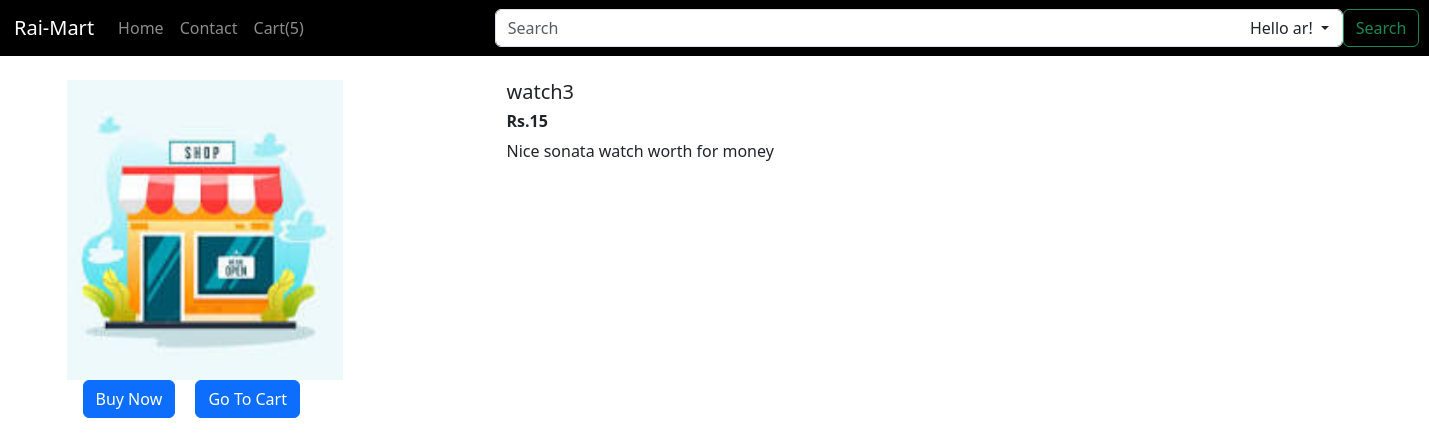
The page /home/products/5 (signed in) on the database its author committed.
### home/models.py (models this page shows, shortened)
class Product(models.Model):
    product_id = models.AutoField
    product_name = models.CharField(max_length=50)
    category = models.CharField(max_length=50, default="")
    subcategory = models.CharField(max_length=50, default="")
    price = models.IntegerField(default=0)
    desc = models.CharField(max_length=300)
    pub_date = models.DateField()
    image = models.ImageField(upload_to='home/images', default="")

### home/views.py (the view)
# urls.py: path('home/products/<int:myid>',views.products,name="products"),
def products(request,myid):
    user = request.user
    product = Product.objects.filter(id=myid)
    prodList = []
    items_In_cartProd = CartProd.objects.filter(user=user)
    if request.path == reverse('home'):
        return HttpResponseRedirect(reverse('home'))
    for item in items_In_cartProd:
        itemJson = item.itemJson.strip()
        if itemJson:
            data = json.loads(itemJson)
        else:
            data = {}
        for key in data:
            prodId = key
            prodList.append({"prodId":prodId})
    fname = request.session.get('fname')
    return render(request,'products.html',{'product':product[0], 'prodList':json.dumps(prodList),'fname':fname})

### templates/products.html (shortened to what this page needs)
{% extends 'basic.html' %}
{% block body %}
<div class="container my-4">
    <div class="row">
        <div class="col-md-4">
            <div class="row" >
                <img style="height: 300px; width: 300px;" src="/media/{{product.image}}" id="imgpr{{product.id}}" width="233px" height="385px">
            </div>
            <div class="col">
                <button data-image="/media/{{product.image}}" data-price="{{product.price}}"
                    data-product-name="{{product.product_name}}" data-description="{{product.desc}}"
                    id="buypr{{product.id}}" class="btn btn-primary mx-3 buy">Buy
                    Now</button>
                <span id="divpr{{product.id}}"></span>
            </div>
        </div>
        <div class="col-md-8">
            <h5 id="namepr{{product.id}}">{{product.product_name}}</h5>
            <h6 id="pricepr{{product.id}}"><b>Rs.{{product.price}}</b></h6>
            <p id="descpr{{product.id}}">{{product.desc}}</p>
        </div>
    </div>
</div>
{% endblock %}

### rows shown on the page
Product: image (picture), product_name "watch3", price "15", desc "Nice sonata watch worth for money"

### other values the page prints
{{ fname }} "ar"
